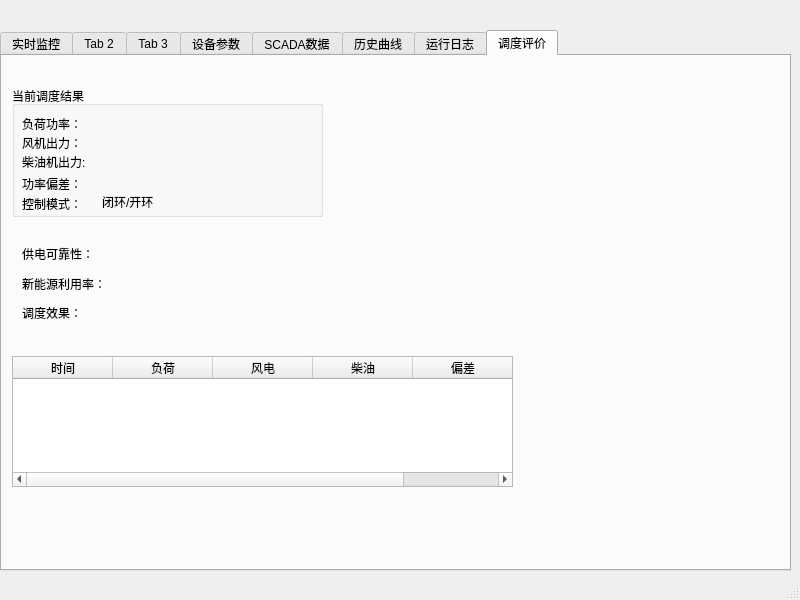
<?xml version="1.0" encoding="UTF-8"?>
<ui version="4.0">
 <class>MainWindow</class>
 <widget class="QMainWindow" name="MainWindow">
  <property name="geometry">
   <rect>
    <x>0</x>
    <y>0</y>
    <width>800</width>
    <height>600</height>
   </rect>
  </property>
  <property name="windowTitle">
   <string>MainWindow</string>
  </property>
  <widget class="QWidget" name="centralwidget">
   <widget class="QTabWidget" name="tabSCADA">
    <property name="geometry">
     <rect>
      <x>0</x>
      <y>30</y>
      <width>791</width>
      <height>541</height>
     </rect>
    </property>
    <property name="currentIndex">
     <number>7</number>
    </property>
    <widget class="QWidget" name="tab">
     <attribute name="title">
      <string>实时监控</string>
     </attribute>
     <widget class="QGroupBox" name="groupStatus">
      <property name="geometry">
       <rect>
        <x>19</x>
        <y>19</y>
        <width>141</width>
        <height>241</height>
       </rect>
      </property>
      <property name="title">
       <string>系统状态</string>
      </property>
      <widget class="QLabel" name="labelEMSStatusTitle">
       <property name="geometry">
        <rect>
         <x>10</x>
         <y>30</y>
         <width>54</width>
         <height>12</height>
        </rect>
       </property>
       <property name="text">
        <string>EMS状态：</string>
       </property>
      </widget>
      <widget class="QLabel" name="labelCommTitle">
       <property name="geometry">
        <rect>
         <x>10</x>
         <y>80</y>
         <width>54</width>
         <height>12</height>
        </rect>
       </property>
       <property name="text">
        <string>通信状态</string>
       </property>
      </widget>
      <widget class="QLabel" name="labelModeTitle">
       <property name="geometry">
        <rect>
         <x>10</x>
         <y>130</y>
         <width>54</width>
         <height>12</height>
        </rect>
       </property>
       <property name="text">
        <string>控制模式</string>
       </property>
      </widget>
      <widget class="QLabel" name="labelTimeTitle">
       <property name="geometry">
        <rect>
         <x>10</x>
         <y>180</y>
         <width>54</width>
         <height>12</height>
        </rect>
       </property>
       <property name="text">
        <string>仿真时间</string>
       </property>
      </widget>
      <widget class="QLabel" name="labelEMSStatus">
       <property name="geometry">
        <rect>
         <x>90</x>
         <y>30</y>
         <width>54</width>
         <height>12</height>
        </rect>
       </property>
       <property name="text">
        <string>在线</string>
       </property>
      </widget>
      <widget class="QLabel" name="labelCommStatus">
       <property name="geometry">
        <rect>
         <x>90</x>
         <y>80</y>
         <width>54</width>
         <height>12</height>
        </rect>
       </property>
       <property name="text">
        <string>未知</string>
       </property>
      </widget>
      <widget class="QLabel" name="labelMode">
       <property name="geometry">
        <rect>
         <x>90</x>
         <y>130</y>
         <width>54</width>
         <height>12</height>
        </rect>
       </property>
       <property name="text">
        <string>闭环</string>
       </property>
      </widget>
      <widget class="QLabel" name="labelSimTime">
       <property name="geometry">
        <rect>
         <x>90</x>
         <y>180</y>
         <width>54</width>
         <height>12</height>
        </rect>
       </property>
       <property name="text">
        <string>0s</string>
       </property>
      </widget>
     </widget>
     <widget class="QWidget" name="widgetPowerCurve" native="true">
      <property name="geometry">
       <rect>
        <x>560</x>
        <y>30</y>
        <width>181</width>
        <height>231</height>
       </rect>
      </property>
     </widget>
     <widget class="QGroupBox" name="groupYX">
      <property name="geometry">
       <rect>
        <x>210</x>
        <y>30</y>
        <width>291</width>
        <height>231</height>
       </rect>
      </property>
      <property name="title">
       <string>设备状态 YX</string>
      </property>
      <widget class="QTableWidget" name="tableWidget">
       <property name="geometry">
        <rect>
         <x>0</x>
         <y>10</y>
         <width>301</width>
         <height>221</height>
        </rect>
       </property>
       <column>
        <property name="text">
         <string>状态点</string>
        </property>
       </column>
       <column>
        <property name="text">
         <string>名称</string>
        </property>
       </column>
       <column>
        <property name="text">
         <string>状态</string>
        </property>
       </column>
      </widget>
     </widget>
     <widget class="QGroupBox" name="groupYC">
      <property name="geometry">
       <rect>
        <x>20</x>
        <y>320</y>
        <width>731</width>
        <height>141</height>
       </rect>
      </property>
      <property name="title">
       <string>遥测数据 YC</string>
      </property>
      <widget class="QTableWidget" name="tableYC">
       <property name="geometry">
        <rect>
         <x>-20</x>
         <y>20</y>
         <width>751</width>
         <height>121</height>
        </rect>
       </property>
       <property name="columnCount">
        <number>5</number>
       </property>
       <column>
        <property name="text">
         <string>点号</string>
        </property>
       </column>
       <column>
        <property name="text">
         <string>名称</string>
        </property>
       </column>
       <column>
        <property name="text">
         <string>数值</string>
        </property>
       </column>
       <column>
        <property name="text">
         <string>单位</string>
        </property>
       </column>
       <column>
        <property name="text">
         <string>时间</string>
        </property>
       </column>
      </widget>
     </widget>
    </widget>
    <widget class="QWidget" name="tab_2">
     <attribute name="title">
      <string>Tab 2</string>
     </attribute>
     <widget class="QGroupBox" name="groupConnection">
      <property name="geometry">
       <rect>
        <x>29</x>
        <y>49</y>
        <width>661</width>
        <height>451</height>
       </rect>
      </property>
      <property name="title">
       <string>电网模拟器连接状态</string>
      </property>
      <widget class="QLabel" name="labelIPTitle">
       <property name="geometry">
        <rect>
         <x>30</x>
         <y>40</y>
         <width>54</width>
         <height>12</height>
        </rect>
       </property>
       <property name="text">
        <string>IP地址：</string>
       </property>
      </widget>
      <widget class="QLabel" name="labelIP">
       <property name="geometry">
        <rect>
         <x>110</x>
         <y>40</y>
         <width>141</width>
         <height>16</height>
        </rect>
       </property>
       <property name="text">
        <string>10.18.134.231</string>
       </property>
      </widget>
      <widget class="QLabel" name="labelPortTitle">
       <property name="geometry">
        <rect>
         <x>30</x>
         <y>80</y>
         <width>54</width>
         <height>12</height>
        </rect>
       </property>
       <property name="text">
        <string>端口：</string>
       </property>
      </widget>
      <widget class="QLabel" name="labelPort">
       <property name="geometry">
        <rect>
         <x>110</x>
         <y>65</y>
         <width>54</width>
         <height>41</height>
        </rect>
       </property>
       <property name="text">
        <string>9000</string>
       </property>
      </widget>
      <widget class="QLabel" name="labelConnectTitle">
       <property name="geometry">
        <rect>
         <x>30</x>
         <y>121</y>
         <width>54</width>
         <height>21</height>
        </rect>
       </property>
       <property name="text">
        <string>连接状态：</string>
       </property>
      </widget>
      <widget class="QLabel" name="labelConnectStatus">
       <property name="geometry">
        <rect>
         <x>110</x>
         <y>121</y>
         <width>54</width>
         <height>21</height>
        </rect>
       </property>
       <property name="text">
        <string>在线</string>
       </property>
      </widget>
      <widget class="QLabel" name="labelRegisterTitle">
       <property name="geometry">
        <rect>
         <x>30</x>
         <y>170</y>
         <width>54</width>
         <height>12</height>
        </rect>
       </property>
       <property name="text">
        <string>注册状态：</string>
       </property>
      </widget>
      <widget class="QLabel" name="labelRegisterStatus">
       <property name="geometry">
        <rect>
         <x>110</x>
         <y>170</y>
         <width>54</width>
         <height>12</height>
        </rect>
       </property>
       <property name="text">
        <string>成功</string>
       </property>
      </widget>
      <widget class="QLabel" name="labelHeartTitle">
       <property name="geometry">
        <rect>
         <x>30</x>
         <y>210</y>
         <width>54</width>
         <height>12</height>
        </rect>
       </property>
       <property name="text">
        <string>心跳：</string>
       </property>
      </widget>
      <widget class="QLabel" name="labelHeartStatus">
       <property name="geometry">
        <rect>
         <x>110</x>
         <y>210</y>
         <width>54</width>
         <height>12</height>
        </rect>
       </property>
       <property name="text">
        <string>正常</string>
       </property>
      </widget>
      <widget class="QTableWidget" name="tableCommLog">
       <property name="geometry">
        <rect>
         <x>10</x>
         <y>250</y>
         <width>401</width>
         <height>192</height>
        </rect>
       </property>
       <column>
        <property name="text">
         <string>时间</string>
        </property>
       </column>
       <column>
        <property name="text">
         <string>类型</string>
        </property>
       </column>
       <column>
        <property name="text">
         <string>方向</string>
        </property>
       </column>
       <column>
        <property name="text">
         <string>内容</string>
        </property>
       </column>
      </widget>
      <widget class="QPushButton" name="btnRefreshConnect">
       <property name="geometry">
        <rect>
         <x>510</x>
         <y>30</y>
         <width>75</width>
         <height>23</height>
        </rect>
       </property>
       <property name="text">
        <string>刷新连接</string>
       </property>
      </widget>
     </widget>
    </widget>
    <widget class="QWidget" name="tab_3">
     <attribute name="title">
      <string>Tab 3</string>
     </attribute>
     <widget class="QGroupBox" name="groupDispatchConfig">
      <property name="geometry">
       <rect>
        <x>90</x>
        <y>70</y>
        <width>491</width>
        <height>391</height>
       </rect>
      </property>
      <property name="title">
       <string>调度参数设置</string>
      </property>
      <widget class="QLabel" name="labelCollectPeriod">
       <property name="geometry">
        <rect>
         <x>20</x>
         <y>30</y>
         <width>81</width>
         <height>16</height>
        </rect>
       </property>
       <property name="text">
        <string>数据采集周期：</string>
       </property>
      </widget>
      <widget class="QSpinBox" name="spinCollectPeriod">
       <property name="geometry">
        <rect>
         <x>130</x>
         <y>30</y>
         <width>42</width>
         <height>22</height>
        </rect>
       </property>
       <property name="minimum">
        <number>1</number>
       </property>
       <property name="maximum">
        <number>60</number>
       </property>
      </widget>
      <widget class="QLabel" name="labelDispatchPeriod">
       <property name="geometry">
        <rect>
         <x>20</x>
         <y>80</y>
         <width>91</width>
         <height>16</height>
        </rect>
       </property>
       <property name="text">
        <string>调度决策周期：</string>
       </property>
      </widget>
      <widget class="QSpinBox" name="spinDispatchPeriod">
       <property name="geometry">
        <rect>
         <x>130</x>
         <y>80</y>
         <width>42</width>
         <height>22</height>
        </rect>
       </property>
       <property name="minimum">
        <number>1</number>
       </property>
       <property name="maximum">
        <number>60</number>
       </property>
       <property name="value">
        <number>5</number>
       </property>
      </widget>
      <widget class="QLabel" name="labelControlMode">
       <property name="geometry">
        <rect>
         <x>20</x>
         <y>130</y>
         <width>54</width>
         <height>12</height>
        </rect>
       </property>
       <property name="text">
        <string>控制模式：</string>
       </property>
      </widget>
      <widget class="QComboBox" name="comboControlMode">
       <property name="geometry">
        <rect>
         <x>120</x>
         <y>120</y>
         <width>67</width>
         <height>22</height>
        </rect>
       </property>
       <property name="currentText">
        <string/>
       </property>
      </widget>
      <widget class="QPushButton" name="btnSaveConfig">
       <property name="geometry">
        <rect>
         <x>20</x>
         <y>160</y>
         <width>75</width>
         <height>23</height>
        </rect>
       </property>
       <property name="text">
        <string>保存配置</string>
       </property>
      </widget>
      <widget class="QGroupBox" name="groupCurrentStatus">
       <property name="geometry">
        <rect>
         <x>10</x>
         <y>210</y>
         <width>261</width>
         <height>111</height>
        </rect>
       </property>
       <property name="title">
        <string>当前调度状态</string>
       </property>
       <widget class="QLabel" name="labelCurrentMode">
        <property name="geometry">
         <rect>
          <x>10</x>
          <y>30</y>
          <width>54</width>
          <height>12</height>
         </rect>
        </property>
        <property name="text">
         <string>当前模式：</string>
        </property>
       </widget>
       <widget class="QLabel" name="labelLastDispatchTime">
        <property name="geometry">
         <rect>
          <x>10</x>
          <y>70</y>
          <width>54</width>
          <height>12</height>
         </rect>
        </property>
        <property name="text">
         <string>最近决策：</string>
        </property>
       </widget>
       <widget class="QLabel" name="labelCurrentMode_2">
        <property name="geometry">
         <rect>
          <x>70</x>
          <y>30</y>
          <width>81</width>
          <height>16</height>
         </rect>
        </property>
        <property name="text">
         <string>闭环</string>
        </property>
       </widget>
       <widget class="QLabel" name="labelLastDispatchTime_2">
        <property name="geometry">
         <rect>
          <x>70</x>
          <y>66</y>
          <width>61</width>
          <height>20</height>
         </rect>
        </property>
        <property name="text">
         <string>0s</string>
        </property>
       </widget>
      </widget>
     </widget>
    </widget>
    <widget class="QWidget" name="tab_4">
     <attribute name="title">
      <string>设备参数</string>
     </attribute>
     <widget class="QLabel" name="labelDeviceSelect">
      <property name="geometry">
       <rect>
        <x>20</x>
        <y>20</y>
        <width>54</width>
        <height>12</height>
       </rect>
      </property>
      <property name="text">
       <string>设备选择：</string>
      </property>
     </widget>
     <widget class="QComboBox" name="comboDevice">
      <property name="geometry">
       <rect>
        <x>80</x>
        <y>20</y>
        <width>67</width>
        <height>21</height>
       </rect>
      </property>
     </widget>
     <widget class="QPushButton" name="btnRefreshDevice">
      <property name="geometry">
       <rect>
        <x>200</x>
        <y>20</y>
        <width>75</width>
        <height>23</height>
       </rect>
      </property>
      <property name="text">
       <string>刷新</string>
      </property>
     </widget>
     <widget class="QTableWidget" name="tableDeviceParam">
      <property name="geometry">
       <rect>
        <x>20</x>
        <y>80</y>
        <width>501</width>
        <height>192</height>
       </rect>
      </property>
      <column>
       <property name="text">
        <string>设备</string>
       </property>
      </column>
      <column>
       <property name="text">
        <string>参数</string>
       </property>
      </column>
      <column>
       <property name="text">
        <string>数值</string>
       </property>
      </column>
      <column>
       <property name="text">
        <string>单位</string>
       </property>
      </column>
      <column>
       <property name="text">
        <string>来源</string>
       </property>
      </column>
     </widget>
     <widget class="QGroupBox" name="groupModifyParam">
      <property name="geometry">
       <rect>
        <x>50</x>
        <y>289</y>
        <width>251</width>
        <height>201</height>
       </rect>
      </property>
      <property name="title">
       <string>参数修改</string>
      </property>
      <widget class="QLabel" name="label">
       <property name="geometry">
        <rect>
         <x>10</x>
         <y>20</y>
         <width>54</width>
         <height>12</height>
        </rect>
       </property>
       <property name="text">
        <string>参数名:</string>
       </property>
      </widget>
      <widget class="QLineEdit" name="editParamKey">
       <property name="geometry">
        <rect>
         <x>70</x>
         <y>20</y>
         <width>113</width>
         <height>20</height>
        </rect>
       </property>
      </widget>
      <widget class="QLabel" name="Lable">
       <property name="geometry">
        <rect>
         <x>10</x>
         <y>60</y>
         <width>54</width>
         <height>12</height>
        </rect>
       </property>
       <property name="text">
        <string>参数值:</string>
       </property>
      </widget>
      <widget class="QLineEdit" name="editParamValue">
       <property name="geometry">
        <rect>
         <x>70</x>
         <y>60</y>
         <width>113</width>
         <height>20</height>
        </rect>
       </property>
      </widget>
      <widget class="QLabel" name="label_2">
       <property name="geometry">
        <rect>
         <x>10</x>
         <y>100</y>
         <width>54</width>
         <height>12</height>
        </rect>
       </property>
       <property name="text">
        <string>单位:</string>
       </property>
      </widget>
      <widget class="QLineEdit" name="editParamUnit">
       <property name="geometry">
        <rect>
         <x>70</x>
         <y>100</y>
         <width>113</width>
         <height>20</height>
        </rect>
       </property>
      </widget>
      <widget class="QPushButton" name="btnSaveParam">
       <property name="geometry">
        <rect>
         <x>40</x>
         <y>150</y>
         <width>75</width>
         <height>23</height>
        </rect>
       </property>
       <property name="text">
        <string>保存修改</string>
       </property>
      </widget>
     </widget>
     <widget class="QPushButton" name="btnLoadDeviceParam">
      <property name="geometry">
       <rect>
        <x>440</x>
        <y>20</y>
        <width>75</width>
        <height>23</height>
       </rect>
      </property>
      <property name="text">
       <string>加载数据库</string>
      </property>
     </widget>
    </widget>
    <widget class="QWidget" name="tab_5">
     <attribute name="title">
      <string>SCADA数据</string>
     </attribute>
     <widget class="QLabel" name="labelSCADAType">
      <property name="geometry">
       <rect>
        <x>40</x>
        <y>30</y>
        <width>54</width>
        <height>12</height>
       </rect>
      </property>
      <property name="text">
       <string>数据类型：</string>
      </property>
     </widget>
     <widget class="QComboBox" name="comboSCADAType">
      <property name="geometry">
       <rect>
        <x>110</x>
        <y>20</y>
        <width>67</width>
        <height>22</height>
       </rect>
      </property>
     </widget>
     <widget class="QPushButton" name="btnRefreshSCADA">
      <property name="geometry">
       <rect>
        <x>40</x>
        <y>70</y>
        <width>75</width>
        <height>23</height>
       </rect>
      </property>
      <property name="text">
       <string>刷新</string>
      </property>
     </widget>
     <widget class="QTableWidget" name="tableSCADA">
      <property name="geometry">
       <rect>
        <x>30</x>
        <y>150</y>
        <width>501</width>
        <height>141</height>
       </rect>
      </property>
      <column>
       <property name="text">
        <string>点号</string>
       </property>
      </column>
      <column>
       <property name="text">
        <string>名称</string>
       </property>
      </column>
      <column>
       <property name="text">
        <string>数值</string>
       </property>
      </column>
      <column>
       <property name="text">
        <string>状态</string>
       </property>
      </column>
      <column>
       <property name="text">
        <string>时间</string>
       </property>
      </column>
     </widget>
     <widget class="QGroupBox" name="groupSCADAStatus">
      <property name="geometry">
       <rect>
        <x>40</x>
        <y>340</y>
        <width>241</width>
        <height>121</height>
       </rect>
      </property>
      <property name="title">
       <string>数据库状态</string>
      </property>
      <widget class="QLabel" name="label_3">
       <property name="geometry">
        <rect>
         <x>10</x>
         <y>30</y>
         <width>101</width>
         <height>16</height>
        </rect>
       </property>
       <property name="text">
        <string>当前数据点数量：</string>
       </property>
      </widget>
      <widget class="QLabel" name="labelPointCount">
       <property name="geometry">
        <rect>
         <x>120</x>
         <y>30</y>
         <width>54</width>
         <height>12</height>
        </rect>
       </property>
       <property name="text">
        <string>19</string>
       </property>
      </widget>
     </widget>
    </widget>
    <widget class="QWidget" name="tab_6">
     <attribute name="title">
      <string>历史曲线</string>
     </attribute>
     <widget class="QGroupBox" name="groupHistoryQuery">
      <property name="geometry">
       <rect>
        <x>30</x>
        <y>20</y>
        <width>181</width>
        <height>261</height>
       </rect>
      </property>
      <property name="title">
       <string>查询条件</string>
      </property>
      <widget class="QLabel" name="labelHistorySource">
       <property name="geometry">
        <rect>
         <x>10</x>
         <y>30</y>
         <width>54</width>
         <height>12</height>
        </rect>
       </property>
       <property name="text">
        <string>数据来源：</string>
       </property>
      </widget>
      <widget class="QComboBox" name="comboHistorySource">
       <property name="geometry">
        <rect>
         <x>80</x>
         <y>20</y>
         <width>67</width>
         <height>22</height>
        </rect>
       </property>
       <property name="currentText">
        <string/>
       </property>
      </widget>
      <widget class="QLabel" name="labelHistoryPoint">
       <property name="geometry">
        <rect>
         <x>13</x>
         <y>70</y>
         <width>51</width>
         <height>20</height>
        </rect>
       </property>
       <property name="text">
        <string>测点：</string>
       </property>
      </widget>
      <widget class="QComboBox" name="comboHistoryPoint">
       <property name="geometry">
        <rect>
         <x>80</x>
         <y>70</y>
         <width>67</width>
         <height>22</height>
        </rect>
       </property>
       <property name="currentText">
        <string/>
       </property>
      </widget>
      <widget class="QPushButton" name="btnQueryHistory">
       <property name="geometry">
        <rect>
         <x>40</x>
         <y>120</y>
         <width>75</width>
         <height>23</height>
        </rect>
       </property>
       <property name="text">
        <string>查询</string>
       </property>
      </widget>
      <widget class="QDateTimeEdit" name="dateStart">
       <property name="geometry">
        <rect>
         <x>0</x>
         <y>160</y>
         <width>194</width>
         <height>22</height>
        </rect>
       </property>
      </widget>
      <widget class="QDateTimeEdit" name="dateEnd">
       <property name="geometry">
        <rect>
         <x>0</x>
         <y>200</y>
         <width>194</width>
         <height>22</height>
        </rect>
       </property>
      </widget>
     </widget>
     <widget class="QWidget" name="widgetHistoryCurve" native="true">
      <property name="geometry">
       <rect>
        <x>20</x>
        <y>300</y>
        <width>401</width>
        <height>131</height>
       </rect>
      </property>
     </widget>
    </widget>
    <widget class="QWidget" name="tab_7">
     <attribute name="title">
      <string>运行日志</string>
     </attribute>
     <widget class="QGroupBox" name="groupLogQuery">
      <property name="geometry">
       <rect>
        <x>20</x>
        <y>19</y>
        <width>221</width>
        <height>201</height>
       </rect>
      </property>
      <property name="title">
       <string>日志查询条件</string>
      </property>
      <widget class="QLabel" name="labelLogLevel">
       <property name="geometry">
        <rect>
         <x>20</x>
         <y>30</y>
         <width>54</width>
         <height>12</height>
        </rect>
       </property>
       <property name="text">
        <string>日志级别：</string>
       </property>
      </widget>
      <widget class="QComboBox" name="comboLogLevel">
       <property name="geometry">
        <rect>
         <x>100</x>
         <y>20</y>
         <width>67</width>
         <height>22</height>
        </rect>
       </property>
       <property name="currentText">
        <string/>
       </property>
      </widget>
      <widget class="QLabel" name="labelLogModule">
       <property name="geometry">
        <rect>
         <x>20</x>
         <y>60</y>
         <width>54</width>
         <height>12</height>
        </rect>
       </property>
       <property name="text">
        <string>模块：</string>
       </property>
      </widget>
      <widget class="QComboBox" name="comboLogModule">
       <property name="geometry">
        <rect>
         <x>100</x>
         <y>50</y>
         <width>67</width>
         <height>22</height>
        </rect>
       </property>
       <property name="currentText">
        <string/>
       </property>
      </widget>
      <widget class="QPushButton" name="btnQueryLog">
       <property name="geometry">
        <rect>
         <x>100</x>
         <y>80</y>
         <width>75</width>
         <height>23</height>
        </rect>
       </property>
       <property name="text">
        <string>查询</string>
       </property>
      </widget>
      <widget class="QDateTimeEdit" name="dateStartLog">
       <property name="geometry">
        <rect>
         <x>10</x>
         <y>120</y>
         <width>194</width>
         <height>22</height>
        </rect>
       </property>
      </widget>
      <widget class="QDateTimeEdit" name="dateEndLog">
       <property name="geometry">
        <rect>
         <x>10</x>
         <y>170</y>
         <width>194</width>
         <height>22</height>
        </rect>
       </property>
      </widget>
     </widget>
     <widget class="QTableWidget" name="tableSystemLog">
      <property name="geometry">
       <rect>
        <x>20</x>
        <y>240</y>
        <width>501</width>
        <height>192</height>
       </rect>
      </property>
      <column>
       <property name="text">
        <string>时间</string>
       </property>
      </column>
      <column>
       <property name="text">
        <string>等级</string>
       </property>
      </column>
      <column>
       <property name="text">
        <string>模块</string>
       </property>
      </column>
      <column>
       <property name="text">
        <string>内容</string>
       </property>
      </column>
      <column>
       <property name="text">
        <string>仿真时间</string>
       </property>
      </column>
     </widget>
    </widget>
    <widget class="QWidget" name="tab_8">
     <attribute name="title">
      <string>调度评价</string>
     </attribute>
     <widget class="QGroupBox" name="groupBox">
      <property name="geometry">
       <rect>
        <x>10</x>
        <y>30</y>
        <width>311</width>
        <height>131</height>
       </rect>
      </property>
      <property name="title">
       <string>当前调度结果</string>
      </property>
      <widget class="QLabel" name="labelLoad">
       <property name="geometry">
        <rect>
         <x>10</x>
         <y>30</y>
         <width>121</width>
         <height>16</height>
        </rect>
       </property>
       <property name="text">
        <string>负荷功率：</string>
       </property>
      </widget>
      <widget class="QLabel" name="labelWind">
       <property name="geometry">
        <rect>
         <x>10</x>
         <y>41</y>
         <width>121</width>
         <height>31</height>
        </rect>
       </property>
       <property name="text">
        <string>风机出力：</string>
       </property>
      </widget>
      <widget class="QLabel" name="labelError">
       <property name="geometry">
        <rect>
         <x>10</x>
         <y>90</y>
         <width>131</width>
         <height>16</height>
        </rect>
       </property>
       <property name="text">
        <string>功率偏差：</string>
       </property>
      </widget>
      <widget class="QLabel" name="labelControTitle">
       <property name="geometry">
        <rect>
         <x>10</x>
         <y>110</y>
         <width>61</width>
         <height>16</height>
        </rect>
       </property>
       <property name="text">
        <string>控制模式：</string>
       </property>
      </widget>
      <widget class="QLabel" name="labelDiesel">
       <property name="geometry">
        <rect>
         <x>10</x>
         <y>65</y>
         <width>131</width>
         <height>21</height>
        </rect>
       </property>
       <property name="text">
        <string>柴油机出力:</string>
       </property>
      </widget>
      <widget class="QLabel" name="labelControlModeValue">
       <property name="geometry">
        <rect>
         <x>90</x>
         <y>110</y>
         <width>54</width>
         <height>12</height>
        </rect>
       </property>
       <property name="text">
        <string>闭环/开环</string>
       </property>
      </widget>
     </widget>
     <widget class="QLabel" name="labelReliability">
      <property name="geometry">
       <rect>
        <x>20</x>
        <y>190</y>
        <width>101</width>
        <height>16</height>
       </rect>
      </property>
      <property name="text">
       <string>供电可靠性：</string>
      </property>
     </widget>
     <widget class="QLabel" name="labelRenewableRate">
      <property name="geometry">
       <rect>
        <x>20</x>
        <y>220</y>
        <width>121</width>
        <height>16</height>
       </rect>
      </property>
      <property name="text">
       <string>新能源利用率：</string>
      </property>
     </widget>
     <widget class="QLabel" name="labelDispatchResult">
      <property name="geometry">
       <rect>
        <x>20</x>
        <y>241</y>
        <width>101</width>
        <height>31</height>
       </rect>
      </property>
      <property name="text">
       <string>调度效果：</string>
      </property>
     </widget>
     <widget class="QTableWidget" name="tableDispatchHistory">
      <property name="geometry">
       <rect>
        <x>10</x>
        <y>300</y>
        <width>501</width>
        <height>131</height>
       </rect>
      </property>
      <column>
       <property name="text">
        <string>时间</string>
       </property>
      </column>
      <column>
       <property name="text">
        <string>负荷</string>
       </property>
      </column>
      <column>
       <property name="text">
        <string>风电</string>
       </property>
      </column>
      <column>
       <property name="text">
        <string>柴油</string>
       </property>
      </column>
      <column>
       <property name="text">
        <string>偏差</string>
       </property>
      </column>
     </widget>
    </widget>
   </widget>
  </widget>
  <widget class="QMenuBar" name="menubar">
   <property name="geometry">
    <rect>
     <x>0</x>
     <y>0</y>
     <width>800</width>
     <height>22</height>
    </rect>
   </property>
  </widget>
  <widget class="QStatusBar" name="statusbar"/>
 </widget>
 <resources/>
 <connections/>
</ui>
